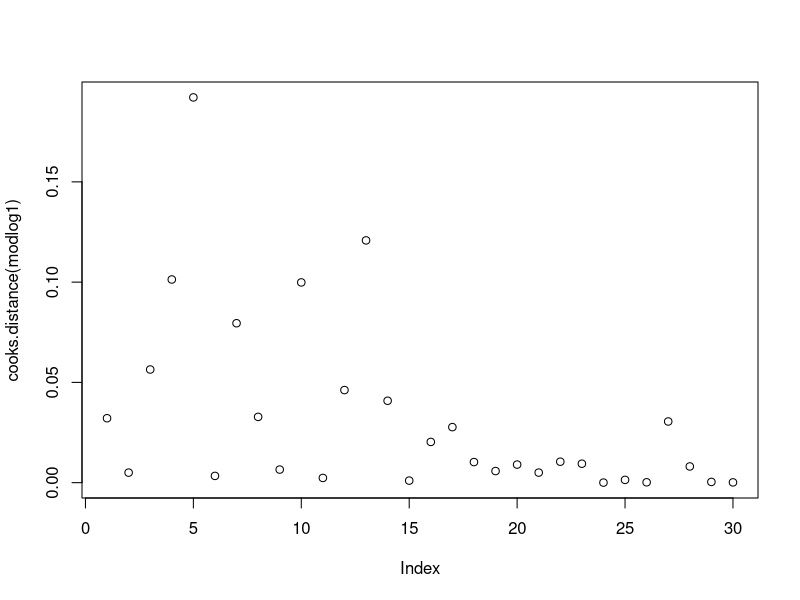
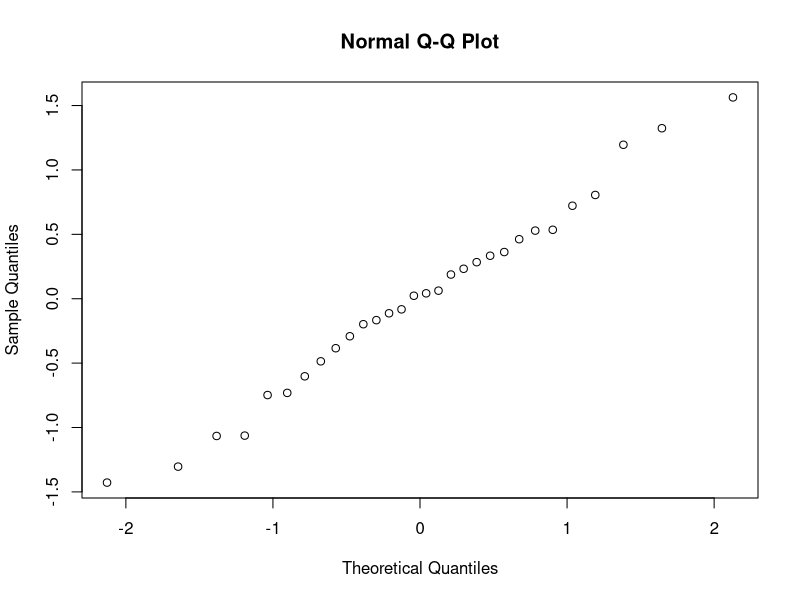
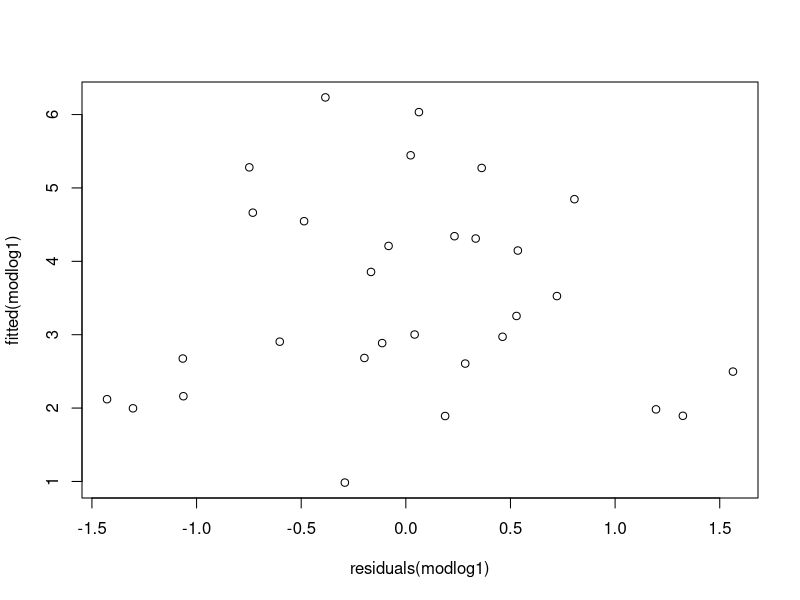

These figures' R source, in order:
# galadata = read.table("gala.txt", header = TRUE)
# attach(galadata)


# Read Table
galadata=read.table("gala.txt",header=TRUE)
galadata[1:5,]

# #Task 1 step-down method "Species"
# summary(lm(Species~Area+Elevation+Nearest+Scruz+Adjacent,data=galadata))
# summary(lm(Species~Area+Elevation+Scruz+Adjacent,data=galadata))
# summary(lm(Species~Elevation+Scruz+Adjacent,data=galadata))
# summary(lm(Species~Elevation+Adjacent,data=galadata))
# 
# #Task 2 step-down method for "sqrt(Species)"
# summary(lm(sqrt(Species)~Area+Elevation+Nearest+Scruz+Adjacent,data=galadata))
# summary(lm(sqrt(Species)~Area+Elevation+Scruz+Adjacent,data=galadata))
# summary(lm(sqrt(Species)~Area+Elevation+Adjacent,data=galadata))
# summary(lm(sqrt(Species)~Elevation+Adjacent,data=galadata))
 
# Task 6
# modlog=lm(log(Species)~log(Area)+log(Elevation)+log(Nearest)+log(Scruz+1)+log(Adjacent),data=galadata)
# summary(modlog)
# 
# modlog1=step(modlog)
# summary(modlog1)

## Task 7

## When we apply the logarithm we normalized the data and we found colinearity between Spices and Area. And if we consider them without logarithm we do not really see any colinearity between them. By the definition of Species we get that we are counting the number of specifes in an island which follows Poissons regression model. Since Poisson uses logarithm to get the linear function so it makes more logical to apply logarithm to model log(Species) as a linear function of log(Area) than Species as a linear function of Area.

######################## END  Task 7 #########################################

# Task 8
modlog=lm(log(Species)~log(Area)+log(Elevation)+log(Nearest)+log(Scruz+1)+log(Adjacent),data=galadata)
modlog1=step(modlog)
round(cooks.distance(modlog1), 2)
plot(cooks.distance(modlog1))
qqnorm(residuals(modlog1))
shapiro.test(residuals(modlog1))
plot(residuals(modlog1), fitted(modlog1))


## Since there is no data point with a Cook's distance that is close to or larger than 1, we can conclude that there is no influence point.
## We can see that the QQ-plot showed normality 
## And the residulas plot looks scatter but doesn't follow any specific structure.